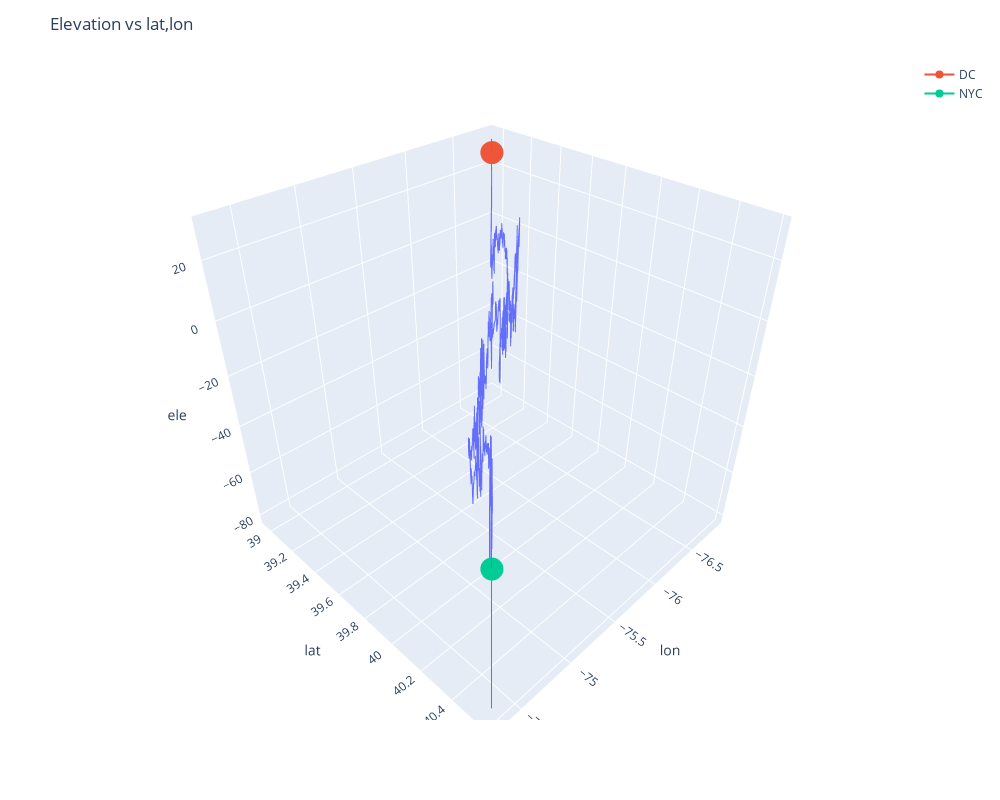

The notebook cell saved with this chart:
### Markdown cell above
Proof that much of the elevation was negative. (Inaccurate data)

### Code cell
fig = px.line_3d(gpxDF, x="lon", y="lat", z="ele")
fig.add_trace(go.Scatter3d(
    x = [gpxDF['lon'].iloc[0]], 
    y = [gpxDF['lat'].iloc[0]],
    z = [gpxDF['ele'].iloc[0]],
    name = 'DC'
))

fig.add_trace(go.Scatter3d(
    x = [gpxDF['lon'].iloc[-1]], 
    y = [gpxDF['lat'].iloc[-1]],
    z = [gpxDF['ele'].iloc[-1]],
    name = 'NYC'
))

fig.update_layout(
    title = "Elevation vs lat,lon",
    width=1000,
    height=800,
)
fig.show()

### Figure 1 — Plotly figure (JSON) as saved in the notebook; plotly's stock layout.template omitted (floating-point values rounded to 4 significant figures; data arrays with more than 128 entries replaced by an {"elided": "..."} marker saying what was removed)
{"data": [{"hovertemplate": "lon=%{x}<br>lat=%{y}<br>ele=%{z}<extra></extra>", "legendgroup": "", "line": {"color": "#636efa", "dash": "solid"}, "mode": "lines", "name": "", "scene": "scene", "showlegend": false, "type": "scatter3d", "x": {"elided": "8684 float values"}, "y": {"elided": "8684 float values"}, "z": {"elided": "8684 float values"}}, {"name": "DC", "type": "scatter3d", "x": [-76.86], "y": [38.96], "z": [24.9]}, {"name": "NYC", "type": "scatter3d", "x": [-74.3], "y": [40.58], "z": [-21.81]}], "layout": {"height": 800, "legend": {"tracegroupgap": 0}, "margin": {"t": 60}, "scene": {"domain": {"x": [0, 1], "y": [0, 1]}, "xaxis": {"title": {"text": "lon"}}, "yaxis": {"title": {"text": "lat"}}, "zaxis": {"title": {"text": "ele"}}}, "title": {"text": "Elevation vs lat,lon"}, "width": 1000}}
